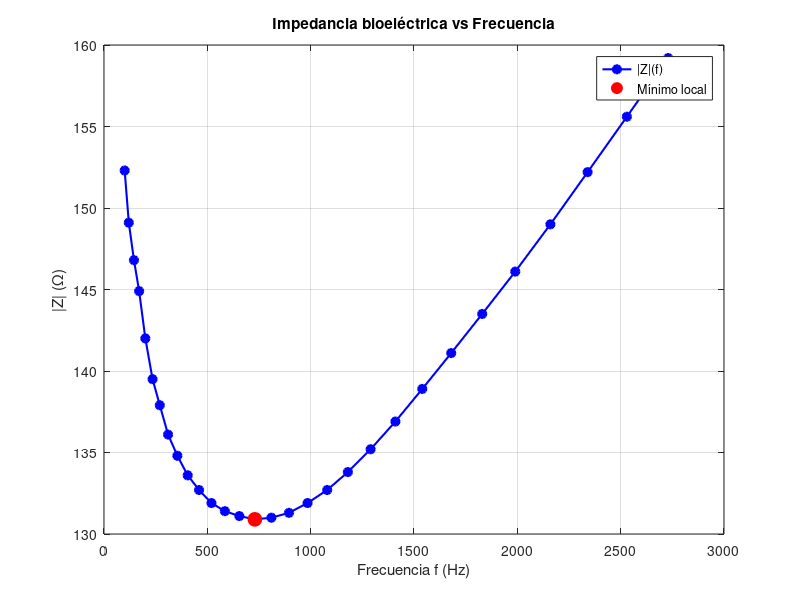

Write the MATLAB code that produced this figure.
clc;
clear;
close all;
% Datos de frecuencia (Hz)
f = [100 120 145 170 200 235 270 310 355 405 ...
    460 520 585 655 730 810 895 985 1080 1180 ...
    1290 1410 1540 1680 1830 1990 2160 2340 2530 2730];
% Datos de impedancia |Z| (Ohm)
Z = [152.3 149.1 146.8 144.9 142.0 139.5 137.9 136.1 134.8 133.6 ...
    132.7 131.9 131.4 131.1 130.9 131.0 131.3 131.9 132.7 133.8 ...
    135.2 136.9 138.9 141.1 143.5 146.1 149.0 152.2 155.6 159.2];
% Grafica
figure;
plot(f,Z,'bo-','LineWidth',1.5,'MarkerFaceColor','b');
grid on;
xlabel('Frecuencia f (Hz)');
ylabel('|Z| (\Omega)');
title('Impedancia bioeléctrica vs Frecuencia');
% Encontrar mínimo
[Zmin, idx] = min(Z);
fmin = f(idx);
hold on;
plot(fmin,Zmin,'ro','MarkerSize',10,'MarkerFaceColor','r');
legend('|Z|(f)','Mínimo local');
